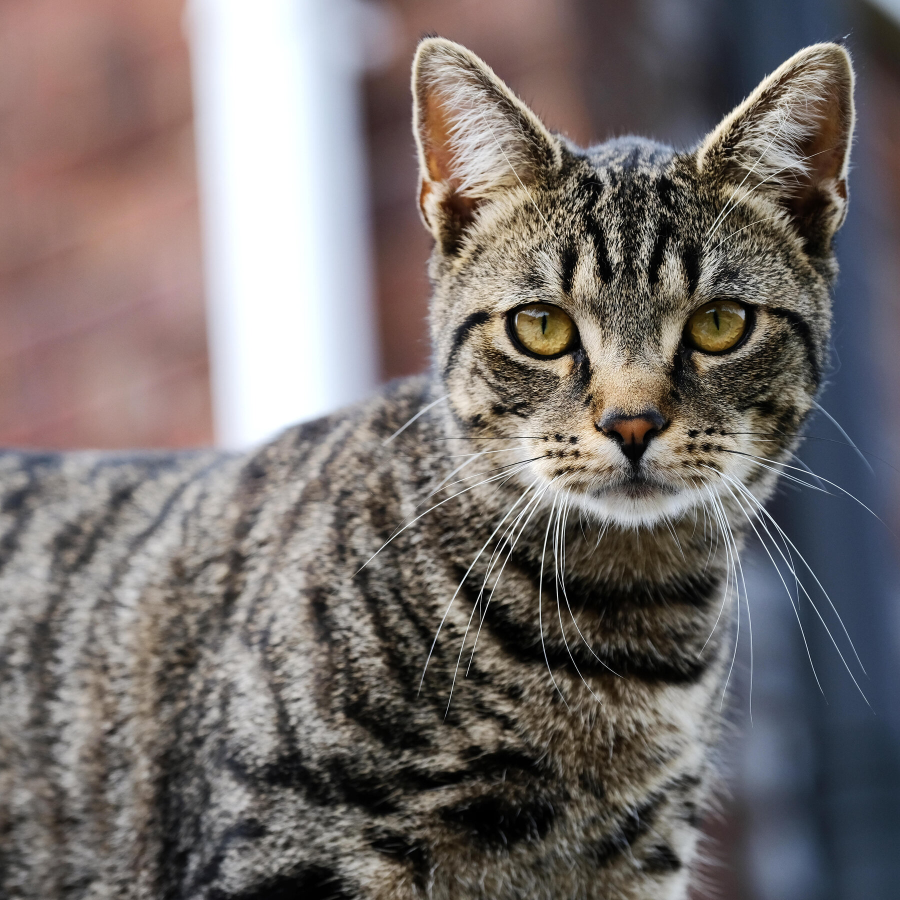
#> input picture cat.jpg, 1800 x 1800 px, found by its file name (shown at 1/2 size)
$ python 27.py
#> lines starting #> are read from the running program, lines starting #| are printed output that depends on the picture; after the words box and inside, x2 and y2 are one past the last pixel; in counts of white or black regions, pixels touching at a corner belong together
import cv2
import numpy as np
image = cv2.imread(r"C:\Users\venka\OneDrive\Pictures\Saved Pictures\cat.jpg")
#> image is the input picture: shape (1800, 1800, 3); mean B, G, R 108.6, 110.7, 118.1
img2 = cv2.imread(r"C:\Users\venka\OneDrive\Pictures\Saved Pictures\cat.jpg")
print(image.shape) # Print image shape
#| (1800, 1800, 3)
cv2.imshow("original", image)
imageCopy = image.copy()
cv2.circle(imageCopy, (100, 100), 30, (255, 0, 0), -1)
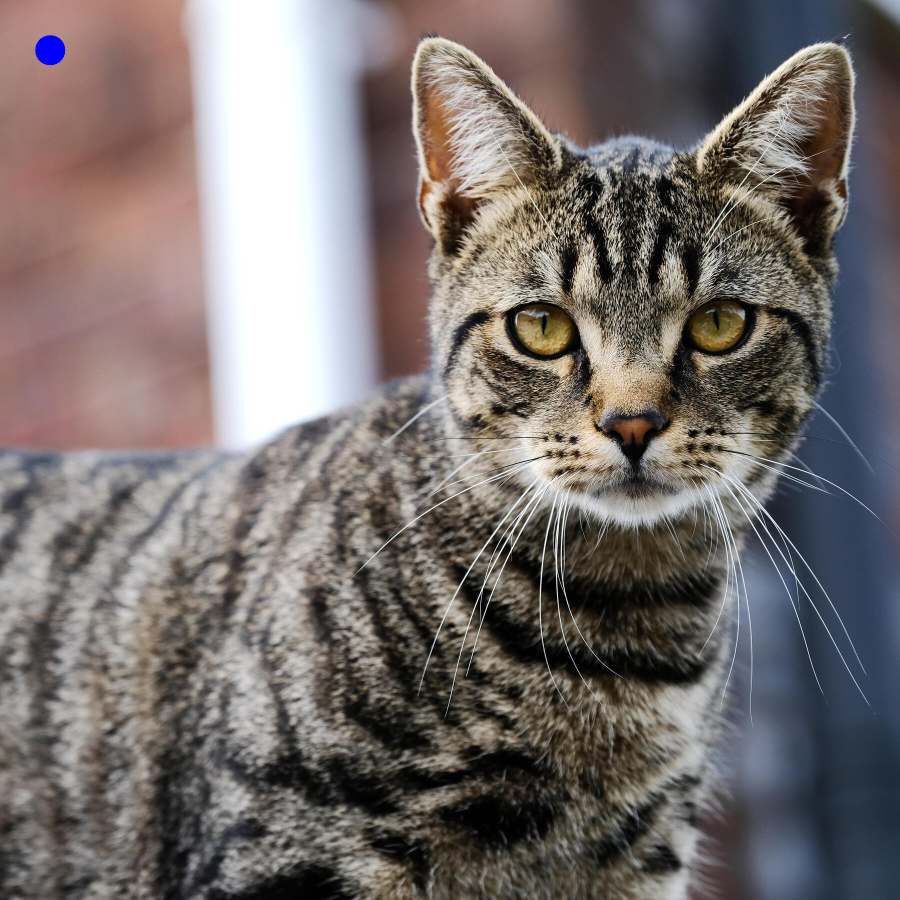
#> imageCopy: shape (1800, 1800, 3) (shown at 1/2 size); 0.09% of pixels changed, all inside (x1, y1, x2, y2) = (70, 70, 131, 131)
cv2.imshow('image', image)
cv2.imshow('image copy', imageCopy)
cropped_image = image[80:280, 150:330]
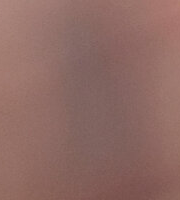
#> cropped_image: shape (200, 180, 3); mean B, G, R 99.7, 106.3, 142.4
cv2.imshow("cropped", cropped_image)
cv2.imwrite("Cropped Image.jpg", cropped_image)
dst = cv2.addWeighted(image, 0.5, img2, 0.7, 0)
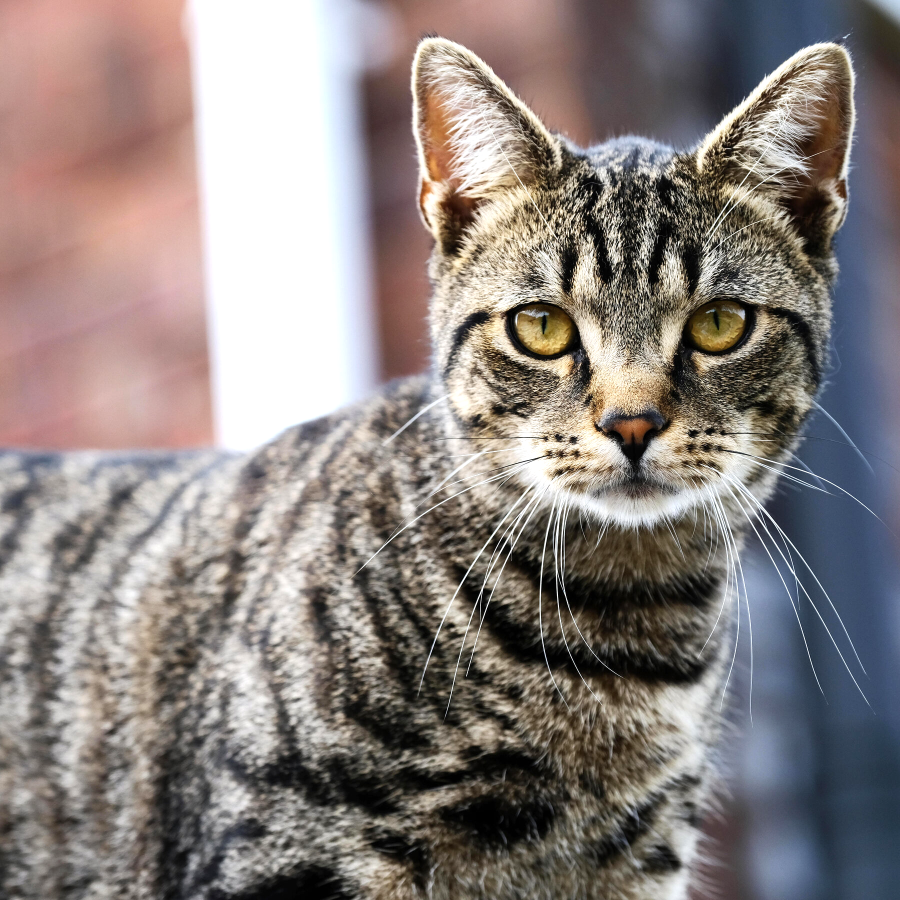
#> dst: shape (1800, 1800, 3) (shown at 1/2 size); mean B, G, R 127.1, 129.9, 139
img_arr = np.hstack((image, img2))
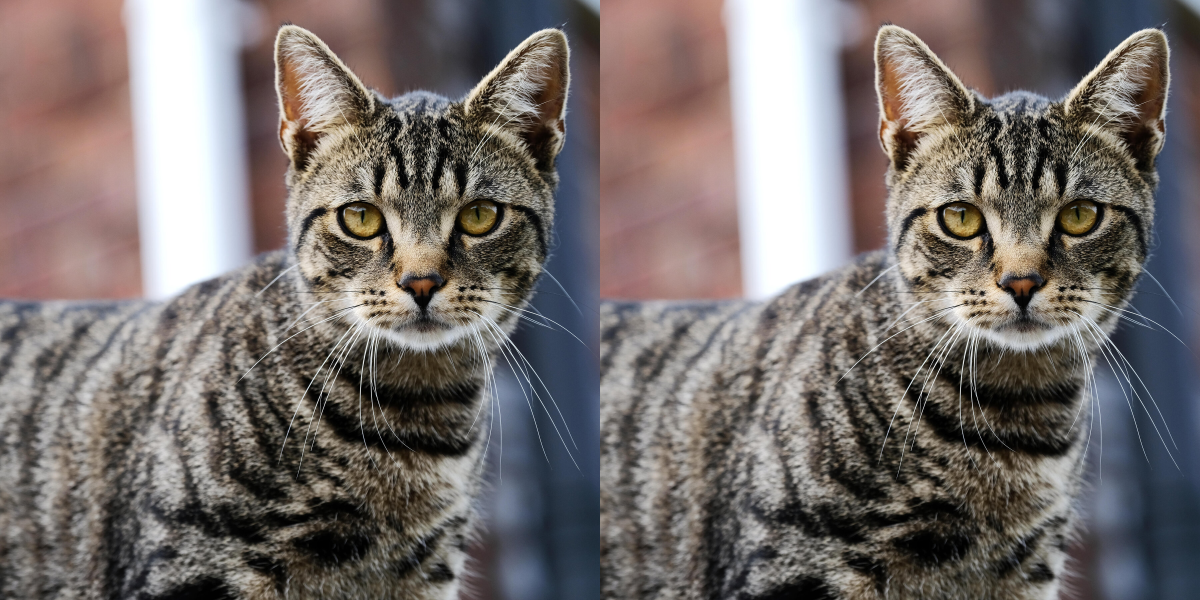
#> img_arr: shape (1800, 3600, 3) (shown at 1/3 size); mean B, G, R 108.6, 110.7, 118.1
cv2.imshow('Input Images',img_arr)
cv2.imshow('Blended Image',dst)
cv2.waitKey(0)
cv2.destroyAllWindows()
